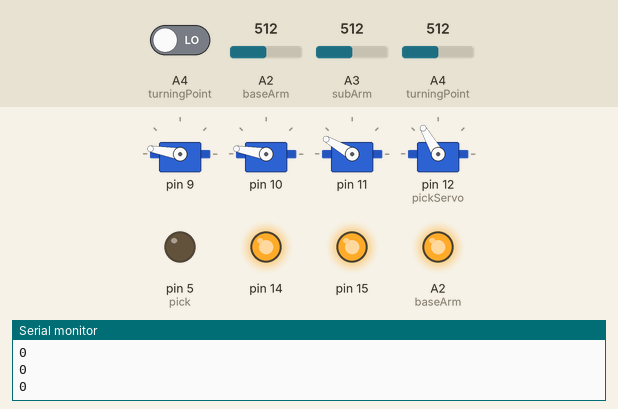
The sketch below on a simulated Arduino Uno, built with avr-gcc and run on an emulated ATmega328P. Shown: 4 × servo, output pins drawn as LEDs (lit = HIGH), the last lines printed to the serial monitor. Inputs (shaded band) come from the test bench; at power-on: A4 (turningPoint) LOW, A2 (baseArm) = 512, A3 (subArm) = 512, A4 (turningPoint) = 512.

Above: at 6.7 s.
6.8 s: A4 (turningPoint) driven HIGH
At 11.07 s:
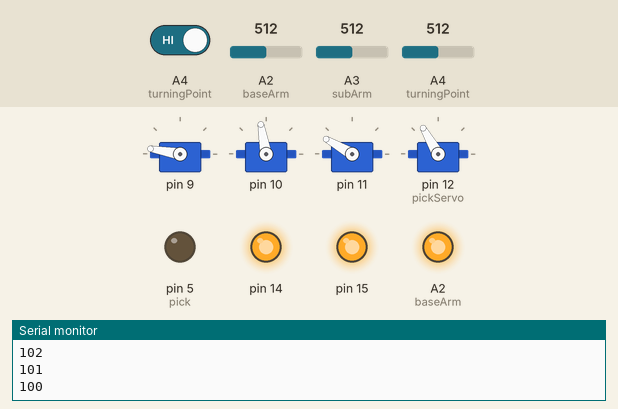
At 14.17 s:
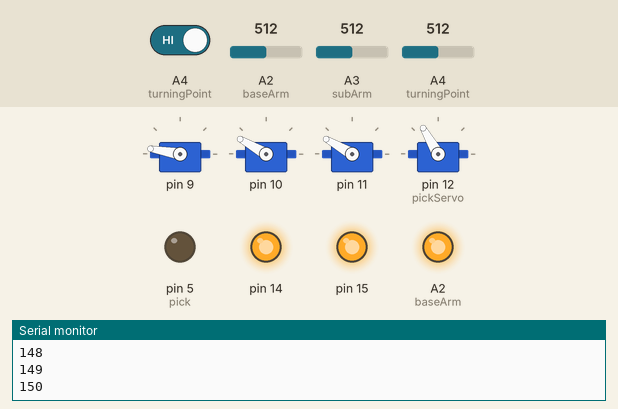
Timing chart, 0 to 25.5 s (numbered marks = the images above; inputs shaded):
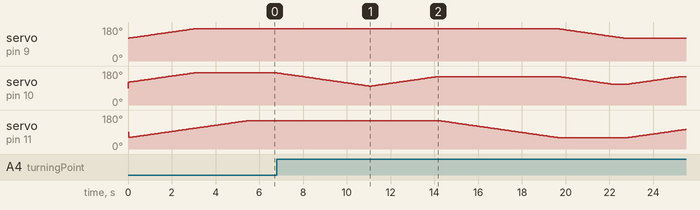

Measured:
- after the input at 6.8 s, servo on pin 12 (pickServo): stays 120° (without the input it goes to 90° after 15.1 s)

The sketch:

sketch_mar04b.ino
```cpp
#include <Servo.h>

Servo myservo[3]; //base turning
Servo myservopick;


#define baseArm A2
#define subArm A3
#define turningPoint A4
#define pick 5
#define pickServo 12

bool button = false;
bool pickStatus = false;
bool blockloop = false;
bool runState = false;
bool modeButton =false;
bool modeState = false;

int receivedValue = 60;
int state[3] = {120,120,60}; // define servo state in oreder to A B C

int destination[3] = {170,170,150}; // define servo destination in order to A B C

int progress[3] = {0,0,0};

int progress_state = 0;

int read_position[3]={0,0,0};

void setup() {
  // put your setup code here, to run once:
  myservo[0].attach(9);
  myservo[1].attach(10);
  myservo[2].attach(11);
  myservopick.attach(pickServo);
  pinMode(pick,OUTPUT);
  pinMode(14,OUTPUT);
  pinMode(15,OUTPUT);
  pinMode(16,OUTPUT);
  //pinMode(17,OUTPUT);
  pinMode(18,INPUT);
  digitalWrite(14,HIGH);
  digitalWrite(15,HIGH);
  digitalWrite(16,HIGH);
  //digitalWrite(17,HIGH);
  Serial.begin(9600);
  start();
  myservopick.write(120);
}
//String y;
void loop() {

  stateManager();

  if(Serial.available()>1){
      receivedValue = map(Serial.parseInt(),0,550,80,140);
  }

  picker(digitalRead(pick));
}
void start(){
  progress_state=1;
  automated();
}

void manual(){
  int turn = map(analogRead(turningPoint),1,280,60,150);
  int sub = map(analogRead(subArm),1,260,80,170);
  int base = map(analogRead(baseArm),510,730,80,170);
  picker(digitalRead(pick));

     if((base>80)&&(base<170)){
     destination[0] = base;
     }
     if((sub>80)&&(sub<170)){
      destination[1] = sub;
     }
     if((turn>60)&&(turn<150)){
      destination[2] = turn;
     }

  stateManager();

  progress_state=1;
  automated();

}

void automated(){
  while(progress_state!=0){
    progress_state=0;
    for(int x=0;x<3;x++){
      progress[x] = servoTurn(x);
      myservo[x].write(state[x]);
      progress_state+=progress[x];
      delay(10);
      if(Serial.available()>1){
        receivedValue = map(Serial.parseInt(),0,550,80,140);
      }
      picker(digitalRead(pick));
    }
  }
}

bool servoTurn(int x){
   //myservo.write(pos);
   if(state[x]!=destination[x]){
    if(state[x]>destination[x]){
      state[x]--;
    }else{
      state[x]++;
    }
    Serial.println(state[x]);
    return true;
   }
   else return false;
}

void feedToUser(){
  destination[0]=170;
  destination[1]=100;
  destination[2]=150;
  progress_state=1;
  automated();
  destination[0]=170;
  destination[1]=150;
  destination[2]=150;
  progress_state=1;
  automated();
  destination[0]=170;
  destination[1]=150;
  destination[2]=receivedValue;
  progress_state=1;
  automated();
  destination[0]=120;
  destination[1]=110;
  destination[2]=receivedValue;
  progress_state=1;
  automated();
  destination[0]=120;
  destination[1]=150;
  destination[2]=150;
  progress_state=1;
  automated();
}

void picker(bool x){

  delay(10);
  if(x && !blockloop){
    pickStatus = !pickStatus;
    blockloop = true;
  }else if(!x && blockloop ){
    blockloop = false;
  }

  if(pickStatus){
    myservopick.write(50);
  }else{
    myservopick.write(120);
  }
}

void stateManager(){
  modeButton = digitalRead(18);
  Serial.println(modeButton);
  if(modeButton && !modeState){
    modeState = true;
    runState = !runState;
  }else if(!modeButton && modeState){
    modeState = false;
  }

  if(runState){
    feedToUser();
  }else{
    manual();
  }
}
```
